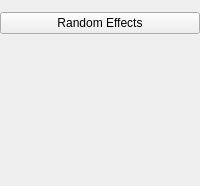
    <widget class="QWidget" name="containerModel_2" native="true">
     <layout class="QGridLayout" name="gridLayout_17">
      <property name="leftMargin">
       <number>0</number>
      </property>
      <property name="topMargin">
       <number>3</number>
      </property>
      <property name="rightMargin">
       <number>0</number>
      </property>
      <property name="bottomMargin">
       <number>3</number>
      </property>
      <property name="verticalSpacing">
       <number>6</number>
      </property>
      <item row="0" column="0">
       <widget class="QWidget" name="containerRandomEffects" native="true">
        <layout class="QGridLayout" name="gridLayout_34">
         <property name="leftMargin">
          <number>0</number>
         </property>
         <property name="rightMargin">
          <number>0</number>
         </property>
         <property name="bottomMargin">
          <number>3</number>
         </property>
         <item row="0" column="0">
          <widget class="ExpanderButton" name="expanderRandomEffects">
           <property name="sizePolicy">
            <sizepolicy hsizetype="Expanding" vsizetype="Fixed">
             <horstretch>0</horstretch>
             <verstretch>0</verstretch>
            </sizepolicy>
           </property>
           <property name="text">
            <string>Random Effects</string>
           </property>
          </widget>
         </item>
         <item row="1" column="0">
          <widget class="AnovaModelWidget" name="randomEffectsTerms" native="true">
           <property name="sizePolicy">
            <sizepolicy hsizetype="Expanding" vsizetype="Preferred">
             <horstretch>0</horstretch>
             <verstretch>0</verstretch>
            </sizepolicy>
           </property>
           <property name="minimumSize">
            <size>
             <width>0</width>
             <height>140</height>
            </size>
           </property>
          </widget>
         </item>
        </layout>
       </widget>
      </item>
     </layout>
    </widget>
